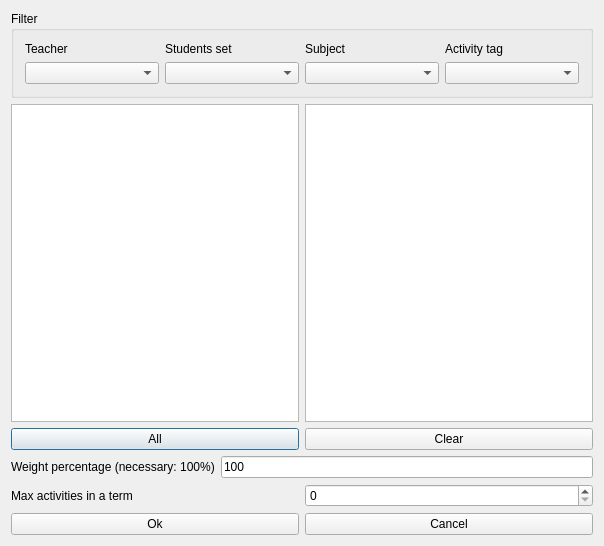
<?xml version="1.0" encoding="UTF-8"?>
<ui version="4.0">
 <class>ModifyConstraintActivitiesMaxInATermForm_template</class>
 <widget class="QDialog" name="ModifyConstraintActivitiesMaxInATermForm_template">
  <property name="geometry">
   <rect>
    <x>0</x>
    <y>0</y>
    <width>604</width>
    <height>546</height>
   </rect>
  </property>
  <property name="windowTitle">
   <string extracomment="This is the title of the dialog to add a new constraint of this type">Modify activities max in a term</string>
  </property>
  <layout class="QGridLayout" name="gridLayout">
   <item row="0" column="0" colspan="2">
    <widget class="QGroupBox" name="filterGroupBox">
     <property name="title">
      <string>Filter</string>
     </property>
     <layout class="QGridLayout" name="gridLayout_3">
      <item row="0" column="0">
       <widget class="QLabel" name="teachersTextLabel">
        <property name="text">
         <string>Teacher</string>
        </property>
        <property name="wordWrap">
         <bool>false</bool>
        </property>
       </widget>
      </item>
      <item row="0" column="1">
       <widget class="QLabel" name="studentsTextLabel">
        <property name="text">
         <string>Students set</string>
        </property>
        <property name="wordWrap">
         <bool>false</bool>
        </property>
       </widget>
      </item>
      <item row="0" column="2">
       <widget class="QLabel" name="subjectsTextLabel">
        <property name="text">
         <string>Subject</string>
        </property>
        <property name="wordWrap">
         <bool>false</bool>
        </property>
       </widget>
      </item>
      <item row="0" column="3">
       <widget class="QLabel" name="activityTagsTextLabel">
        <property name="text">
         <string>Activity tag</string>
        </property>
        <property name="wordWrap">
         <bool>false</bool>
        </property>
       </widget>
      </item>
      <item row="1" column="0">
       <widget class="QComboBox" name="teachersComboBox"/>
      </item>
      <item row="1" column="1">
       <widget class="QComboBox" name="studentsComboBox"/>
      </item>
      <item row="1" column="2">
       <widget class="QComboBox" name="subjectsComboBox"/>
      </item>
      <item row="1" column="3">
       <widget class="QComboBox" name="activityTagsComboBox"/>
      </item>
     </layout>
    </widget>
   </item>
   <item row="1" column="0" colspan="2">
    <layout class="QHBoxLayout" name="horizontalLayout_2">
     <item>
      <layout class="QVBoxLayout" name="verticalLayout_2">
       <item>
        <widget class="QListWidget" name="allActivitiesListWidget"/>
       </item>
       <item>
        <widget class="QPushButton" name="addAllActivitiesPushButton">
         <property name="text">
          <string comment="Text on a button. It refers to adding all activities from the list above this button into the current constraint">All</string>
         </property>
        </widget>
       </item>
      </layout>
     </item>
     <item>
      <layout class="QVBoxLayout" name="verticalLayout">
       <item>
        <widget class="QListWidget" name="selectedActivitiesListWidget"/>
       </item>
       <item>
        <widget class="QPushButton" name="clearPushButton">
         <property name="text">
          <string>Clear</string>
         </property>
        </widget>
       </item>
      </layout>
     </item>
    </layout>
   </item>
   <item row="2" column="0" colspan="2">
    <layout class="QHBoxLayout" name="weightBoxLayout">
     <item>
      <widget class="QLabel" name="weightTextLabel">
       <property name="frameShape">
        <enum>QFrame::NoFrame</enum>
       </property>
       <property name="frameShadow">
        <enum>QFrame::Plain</enum>
       </property>
       <property name="text">
        <string>Weight percentage (necessary: 100%)</string>
       </property>
       <property name="wordWrap">
        <bool>false</bool>
       </property>
      </widget>
     </item>
     <item>
      <widget class="QLineEdit" name="weightLineEdit">
       <property name="text">
        <string notr="true">100</string>
       </property>
      </widget>
     </item>
    </layout>
   </item>
   <item row="3" column="0">
    <widget class="QLabel" name="label">
     <property name="text">
      <string>Max activities in a term</string>
     </property>
    </widget>
   </item>
   <item row="3" column="1">
    <widget class="QSpinBox" name="maxActivitiesInATermSpinBox"/>
   </item>
   <item row="4" column="0" colspan="2">
    <layout class="QHBoxLayout" name="horizontalLayout">
     <item>
      <widget class="QPushButton" name="okPushButton">
       <property name="text">
        <string>Ok</string>
       </property>
      </widget>
     </item>
     <item>
      <widget class="QPushButton" name="cancelPushButton">
       <property name="text">
        <string>Cancel</string>
       </property>
      </widget>
     </item>
    </layout>
   </item>
  </layout>
 </widget>
 <layoutdefault spacing="6" margin="11"/>
 <resources/>
 <connections/>
</ui>
